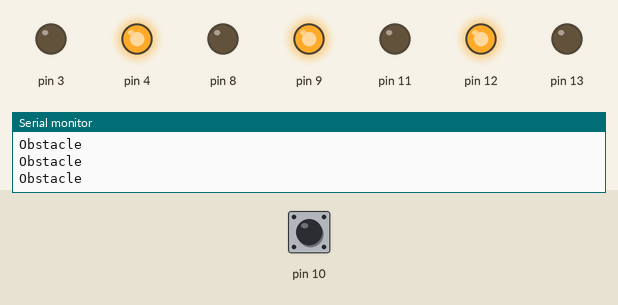
Simulated run of this sketch. Board: Arduino Uno, built with avr-gcc and run on an emulated ATmega328P. Parts: output pins drawn as LEDs (lit = HIGH), the last lines printed to the serial monitor. Inputs (shaded band) come from the test bench; at power-on: pin 10 HIGH.

Above: at 1.2 s.
1.3 s: pin 10 driven LOW
At 3.0 s:
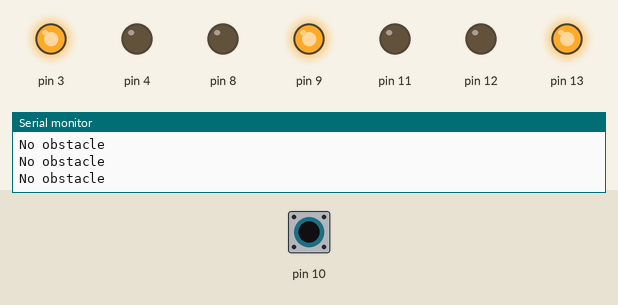
3.3 s: pin 10 driven HIGH
At 4.3 s:
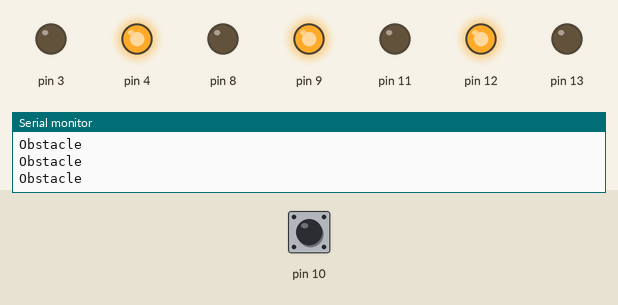
6.3 s: pin 10 pulsed LOW 5 times (0.12 s each, 0.3 s apart)
10.8 s: pin 10 pulsed LOW 2 times (0.12 s each, 0.3 s apart)
Timing chart, 0 to 13.8 s (numbered marks = the images above; inputs shaded):
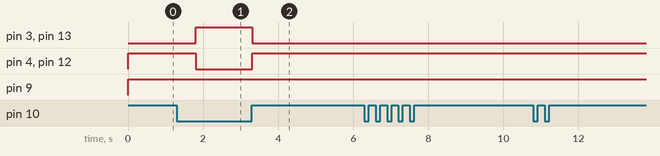

Measured:
- after the input at 1.3 s, pin 3, pin 13: LOW → HIGH after 0.51 s; pin 4, pin 12: HIGH → LOW after 0.51 s
- after the input at 3.3 s, pin 3, pin 13: HIGH → LOW at once; pin 4, pin 12: LOW → HIGH at once

The sketch:

obstacle_avoider_mini.ino
```cpp
void setup() {
  // put your setup code here, to run once:
pinMode(10, INPUT);
pinMode(9, OUTPUT);
pinMode(8, OUTPUT);
pinMode(4, OUTPUT);
pinMode(3, OUTPUT);
pinMode(13, OUTPUT);
pinMode(12, OUTPUT);
pinMode(11, OUTPUT);
Serial.begin(9600);
}

void loop() {
  // put your main code here, to run repeatedly:
int k = digitalRead(10);
if (k==0)
  {
    delay(500);
    Serial.print("No obstacle\n");
    digitalWrite(9, HIGH);
    digitalWrite(8, LOW);
    digitalWrite(4, LOW);
    digitalWrite(3, HIGH);
    digitalWrite(13, HIGH);
    digitalWrite(12, LOW);
    digitalWrite(11, LOW);
    }
 else
  {
    Serial.print("Obstacle\n");
    digitalWrite(9, HIGH);
    digitalWrite(8, LOW);
    digitalWrite(4, HIGH);
    digitalWrite(3, LOW);
    digitalWrite(13, LOW);
    digitalWrite(12, HIGH);
    digitalWrite(11, LOW);
    }
}
```
